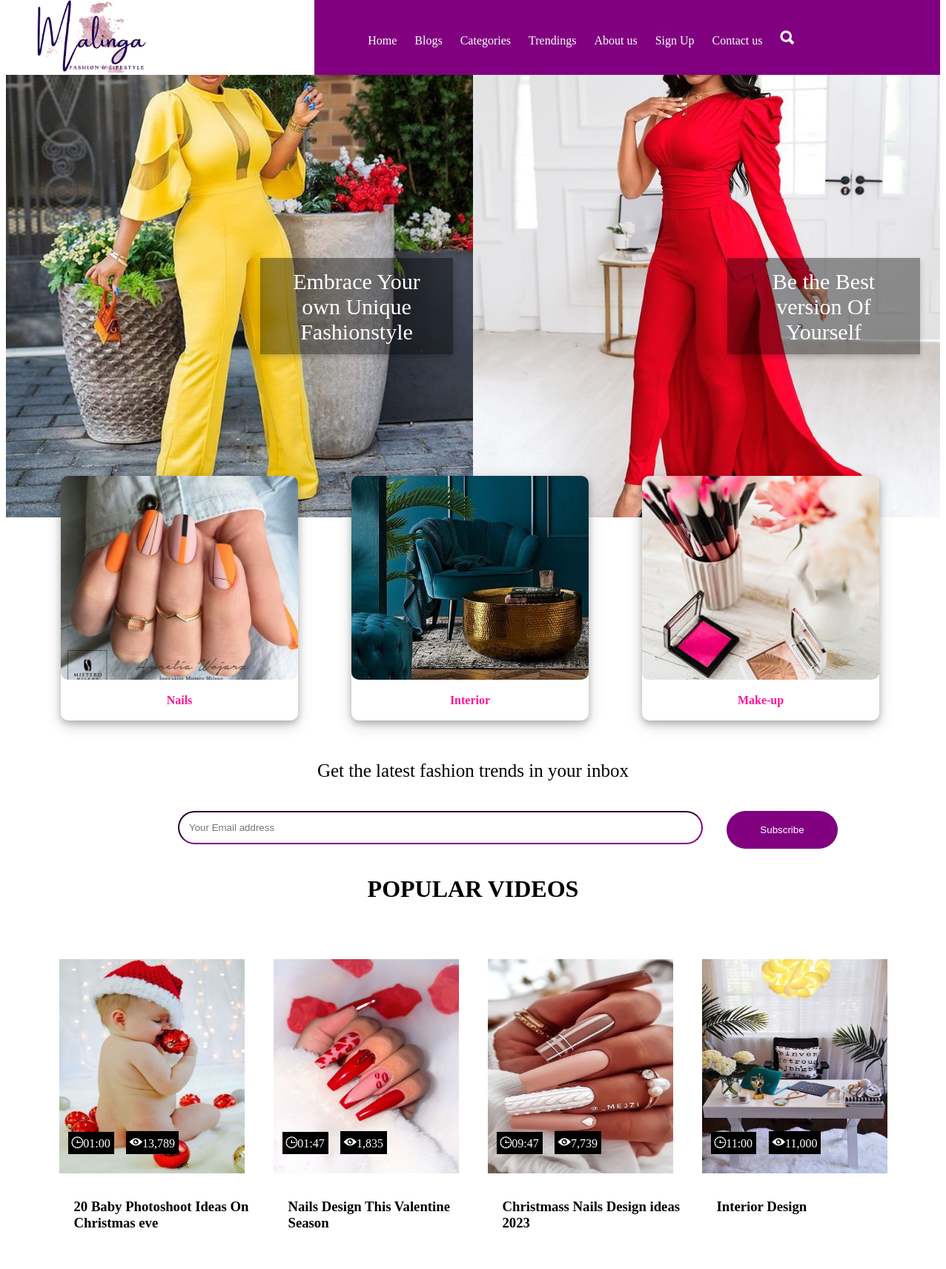
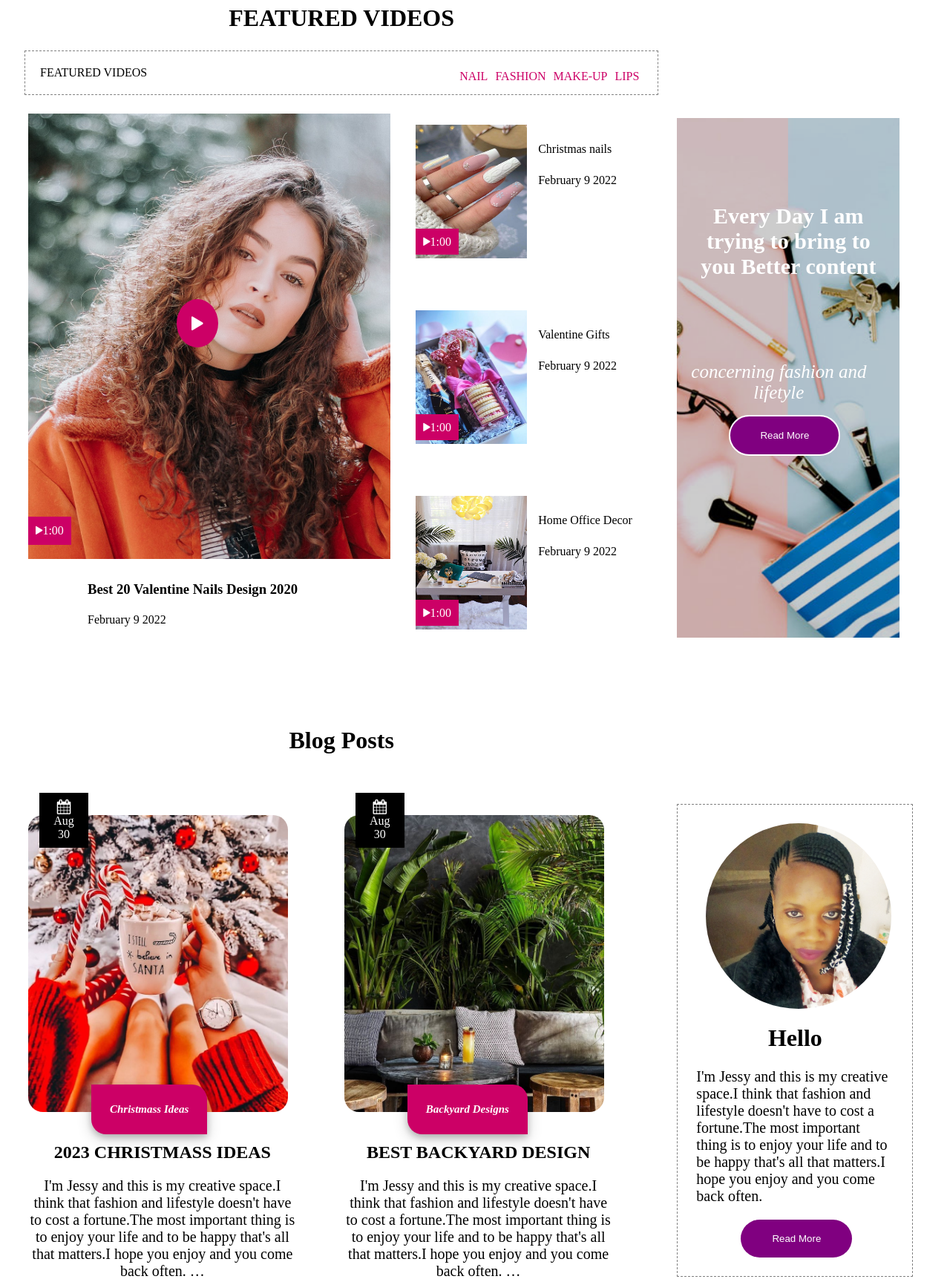
The page /home (upper part) on the database its author committed (2 pictures, top to bottom).
### blog/models.py (models this page shows, shortened)
class Post (models.Model):
	name = models.CharField(max_length=64)
	title = models.CharField(max_length=255)
	body = models.TextField()
	publish_date = models.DateField(auto_now_add=True)
	updated_date = models.DateField(auto_now_add=True)
	image = models.ImageField(upload_to='post_images/', null=True, blank=True)
	tags = models.ManyToManyField(Tag)
	categorys = models.ManyToManyField(Category)

### blog/views.py (the view)
# urls.py: 2. Add a URL to urlpatterns:  path('', views.home, name='home')
def home(request, ):
	post = Post.objects.all()
	object_list = Post.objects.all().order_by('-publish_date')[:3]
	return render(request, 'index.html', {'posts':post, 'object_lists':object_list})

### blog/templates/index.html (shortened to what this page needs)
{% extends 'main.html' %}
{% load static %}
{% block content %}
	<div class="content">
		<div class="img-slide">
			<img src="{% static 'images/jumsuit/16.jpg' %}"  class="b1" width="100%" height="600">
			<div class="box">
				<div>Embrace Your own Unique Fashionstyle</div>
			</div>
		</div>
		<div class="img-slide">
			<img src="{% static 'images/jumsuit/15.jpg' %}" class="b1"  width="100%" height="600">
			<div class="box">
				<div>Be the Best version Of Yourself</div>
			</div>
		</div>
	</div>
	<div class="cards-box">
		<div class="cards">
			<img src="{% static 'images/nails.jpg' %}"  style="object-fit: cover;" class="b2" width="320" height="275">
			<div class="container">
				<h1>Nails</h1>
			</div>
		</div>
		<div class="cards">
			<img src="{% static 'images/interior.jpg' %}"  style="object-fit: cover;" class="b2" width="320" height="275">
			<div class="container">
				<h1>Interior</h1>
			</div>
		</div>
		<div class="cards">
			<img src="{% static 'images/make-up.jpg' %}"  style="object-fit: cover;" class="b2" width="320" height="275">
			<div class="container">
				<h1>Make-up</h1>
			</div>
		</div>
	</div>
	<div class="newsletter">
		<div class="heading">Get the latest fashion trends in your inbox</div>
		<form class="news">
			<input type="email" class="email_news" placeholder="Your Email address">
			<input type="submit" value="Subscribe" class="submit_news">
		</form>
	</div>
	<div class="popvid">
			<h1>POPULAR VIDEOS</h1>
		<div class="pop-videos">
			<div class="cards-video">
				<div class="image">
					<img src="{% static 'images/video_pics/v1.jpg' %}" width="250" height="289">
					<div class="box-small">
						<span class="small-box1"><i class="ion ion-clock" style="color: white;font-size:18px;"></i>01:00</span>
						<span class="small-box2"><i class="ion ion-eye" style="color: white;font-size:20px;"></i>13,789</span>
					</div>
				</div>
				<div class="text-1">
					<h3 class="caption-1">20 Baby Photoshoot Ideas On Christmas eve</h3>
				</div>
			</div>
			<div class="cards-video">
				<div class="image">
					<img src="images/video_pics/v2.jpg" width="250" height="289">
					<div class="box-small">
						<span class="small-box1"><i class="ion ion-clock" style="color: white;font-size:18px;"></i>01:47</span>
						<span class="small-box2"><i class="ion ion-eye" style="color: white;font-size:20px;"></i>1,835</span>
					</div>
				</div>
				<div class="text-1">
					<h3 class="caption-1">Nails Design This Valentine Season</h3>
				</div>
			</div>
			<div class="cards-video">
				<div class="image">
					<img src="images/video_pics/v4.jpg" width="250" height="289">
					<div class="box-small">
						<span class="small-box1"><i class="ion ion-clock icon" style="color: white;font-size:18px;"></i>09:47</span>
						<span class="small-box2"><i class="ion ion-eye" style="color: white;font-size:20px;"></i>7,739</span>
					</div>
				</div>
				<div class="text-1">
					<h3 class="caption-1">Christmass Nails Design ideas 2023</h3>
				</div>
			</div>
			<div class="cards-video">
				<div class="image">
					<img src="images/video_pics/v6.jpg" width="250" height="289">
					<div class="box-small">
						<span class="small-box1"><i class="ion ion-clock" style="color: white;font-size:18px;"></i>11:00</span>
						<span class="small-box2"><i class="ion ion-eye" style="color: white;font-size:20px;"></i>11,000</span>
					</div>
				</div>
				<div class="text-1">
					<h3 class="caption-1">Interior Design</h3>
				</div>
			</div>
		</div>
	</div>
	<div class="row">
		<div class="col-9">
			<h1>FEATURED VIDEOS</h1>
			<div class="featured-border">
				<span class="cat">FEATURED VIDEOS</span>
				<span class="cat-1">LIPS</span>
				<span class="cat-1">MAKE-UP</span>
				<span class="cat-1">FASHION</span>
				<span class="cat-1">NAIL</span>
			</div>
			<div class="column">
				<div class="bi-video">
					<img src="{% static 'images/video_pics/b2.jpg' %}" style="object-fit: cover;" width="200%" height="600">
					<div class="feature-box1">
						<span><i class="ion ion-play" style="color: white;font-size:15px;"></i>1:00</span>
					</div>
					<div class="feature-box2">
						<a href="https://www.youtube.com"><span><i class="ion ion-play" style="color: white;font-size:25px;"></i></span></a>
					</div>
					<div class="text-big">
						<h3 class="text-big1">Best 20 Valentine Nails Design 2020</h3>
						<div class="date">
						<span>February 9 2022</span>
						</div>
					</div>
				</div>
			</div>
			<div class="column">
				<div class="sub-videos">
					<div class="image-small">
					<img src="{% static 'images/video_pics/15.jpg' %}" width="150" height="180px">
					<div class="feature-box">
						<span><i class="ion ion-play" style="color: white;font-size:15px;"></i>1:00</span>
					</div>
					<div class="sub-text">
						<div class="sub-text1">
						Christmas nails
						</div>
						<div class="date1">
							<span>February 9 2022</span>
						</div>
					</div>
				</div>
				</div>
				<div class="sub-videos">
					<div class="image-small">
					<img src="images/video_pics/v5.jpg" width="150" height="180px">
					<div class="feature-box">
						<span><i class="ion ion-play" style="color: white;font-size:15px;"></i>1:00</span>
					</div>
					<div class="sub-text">
						<div class="sub-text1">
							<span>Valentine Gifts </span>
						</div>
						<div class="date1">
							<span>February 9 2022</span>
						</div>
					</div>
				</div>
				</div>
				<div class="sub-videos">
					<div class="image-small">
					<img src="images/video_pics/v6.jpg" width="150" height="180px">
					<div class="feature-box">
						<span><i class="ion ion-play" style="color: white;font-size:15px;"></i>1:00</span>
					</div>
					<div class="sub-text">
						<div class="sub-text1">
							Home Office Decor
						</div>
						<div class="date1">
							<span >February 9 2022</span>
						</div>
					</div>
				</div>
				</div>
			</div>
		</div>
	</div>
	<aside>
		<div class="col-ad">
			<div class="ads-image">
				<img src="{% static 'images/ads-03.jpg' %}" style="object-fit: cover;" width="300" height="700">
				<div class="ads-image1"></div>
				<div class="words"><b>Every Day I am trying to bring to you Better content</b>
					</br><span class="fash"><br>concerning fashion and lifetyle</span></div>
				<button class="read">Read More</button>
			</div>
		</div>
	</aside>
	<div class="row">
		<div class="col-9">
			<h1>Blog Posts</h1>
			{% for post in posts%}
			<div class="post-cards">
				<div class="b2">
					<img src="{{post.image.url}}"   style="object-fit: cover; height: 400px;" width="350" class="image-post"><a href="" >
					<span class="small-box"><i class="fa fa-calendar icon" style="font-size:20px"></i>{{post.publish_date|date:"M d"}} </span>
						</a>
					<h1 class="capt">{{post.name}}</h1>
				</div>
				<div class="text">
					<div class="post-p">
					<h2>{{post.title}}</h2>
					<p>{{post.body|truncatewords:43 }}</p>
					</div>
				</div>
			</div>
			{% endfor %}
		</div>
		<div class="col-3">
			<div class="profile">
			<img src="{% static 'images/ava.jpg' %}"  style="object-fit: cover;" class="image-pro" width="250" height="250">
			<h1> Hello</h1>
				<p>I'm Jessy and this is my creative space.I think that fashion and lifestyle doesn't have to cost a fortune.The most important thing is to enjoy your life and to be happy that's all that matters.I hope you enjoy and you come back often.</p>
				<a href="posts/dressign_table.html"><button class="read1">Read More</button></a>
			</div>
		</div>
	</div>
	<footer>
	</footer>
</body>
</html>
{% endblock %}

### rows shown on the page
Post: image (picture), publish_date "Aug 30", name "Christmass Ideas", title "2023 CHRISTMASS IDEAS", body "I'm Jessy and this is my creative space.I think that fashion and lifestyle doesn't have to cost a fortune.The most important thing is to enjoy your life and to be happy that's all that matters.I hope you enjoy and you come back often. …"
Post: image (picture), publish_date "Aug 30", name "Backyard Designs", title "BEST BACKYARD DESIGN", body "I'm Jessy and this is my creative space.I think that fashion and lifestyle doesn't have to cost a fortune.The most important thing is to enjoy your life and to be happy that's all that matters.I hope you enjoy and you come back often. …"
